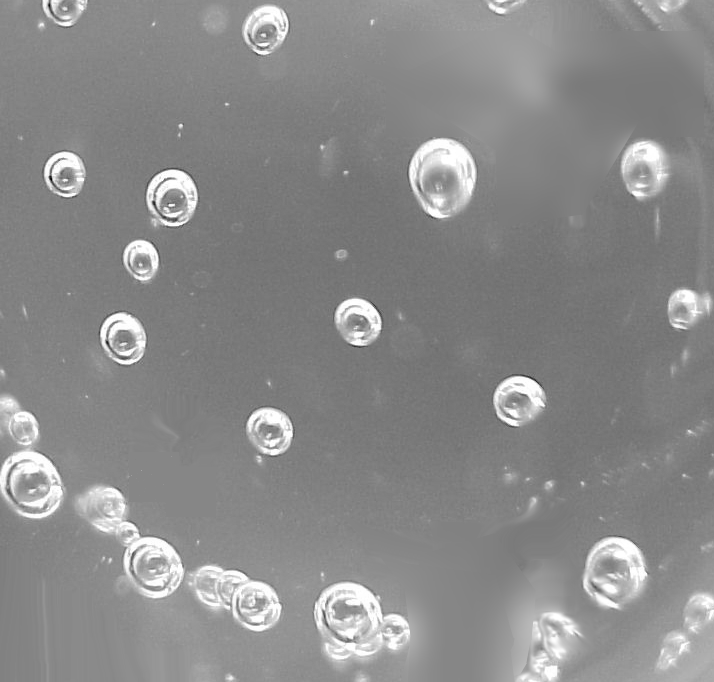
%> input picture ImageProcessing/images/bubbles.tif, 714 x 682 px
$ octave script_texturemeasures.m   (GNU Octave 9; MATLAB toolbox functions it lacks are replaced by stand-ins)
%> lines starting %> are read from the running program, lines starting %| are printed output that depends on the picture
### Lab5/Ex2/IPtexturemeasures.m
function [m,std,R,thirdMom,unif,entr] = IPtexturemeasures(image)
%IPTEXTUREMEASURES Summary of an image by different statistical measures
%about the texture
%   image must be a double matrix

values = unique(image); %different values
counts = histcounts(image,values); %number of repetition
counts = [counts sum(image == values(end),'all')]; %split the last bin
counts(1,end-1) = counts(1,end-1) - counts(1,end);
counts = counts/sum(counts); %probability
m = counts*values; %mean
var = counts*((values-m).^2); %variance
std = sqrt(var); %std
norm = (256 - 1)^2; %denom to normalize
R = 1 - (1/(1 + (var / norm ))); %R
thirdMom = counts*((values-m).^3)/norm; %third moment
unif = sum(counts.^2); %uniformity
entr = -counts*(log(counts)/log(2))'; %entropy
end

### Lab5/Ex2/script_texturemeasures.m
%script to measure texture of different images
close all;
clc;
f = imread('bubbles.tif');
%> f is the input picture: size 682x714 uint8; min 4, max 255, mean 138.6
g = imread('cktboard.tif');
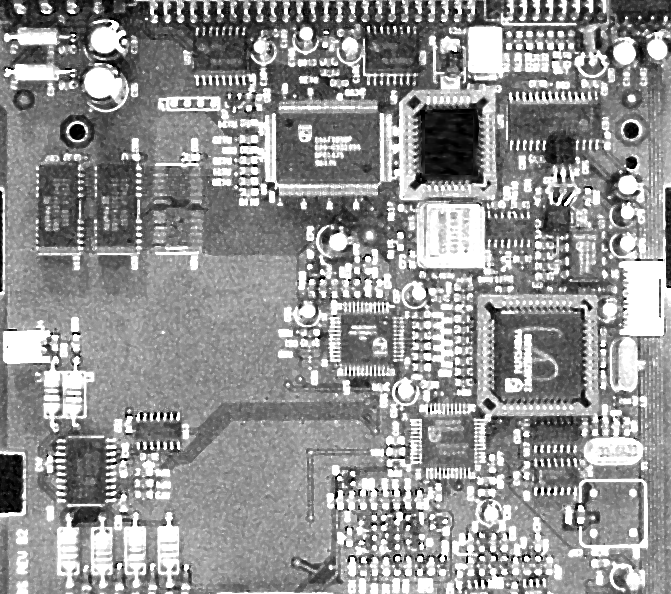
%> input picture ImageProcessing/images/cktboard.tif, 671 x 594 px
%> g is the input picture: size 594x671 uint8; min 0, max 255, mean 146.4
h = imread('cereal.tif');
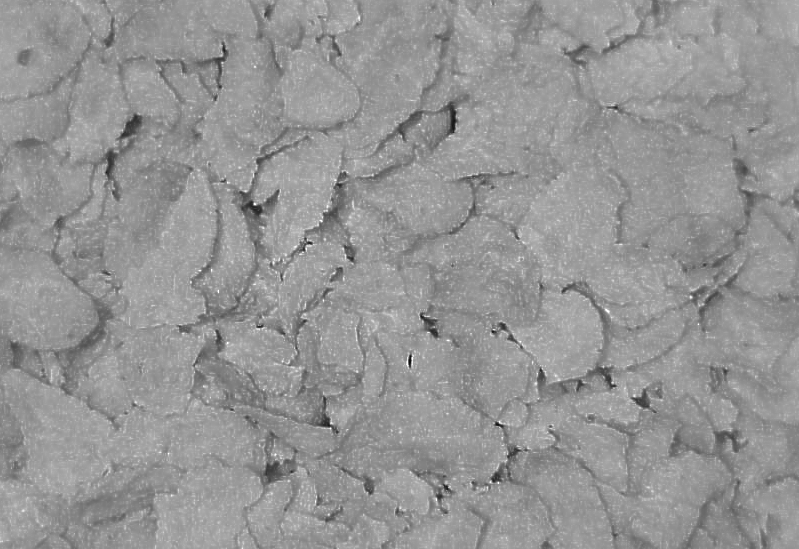
%> input picture ImageProcessing/images/cereal.tif, 799 x 549 px
%> h is the input picture: size 549x799 uint8; min 15, max 255, mean 148.9
figure;
subplot(1,3,1);imshow(f(end-99:end,end-99:end)); title('Bubbles');
%> after `imshow(f(end-99:end,end-99:end))`:
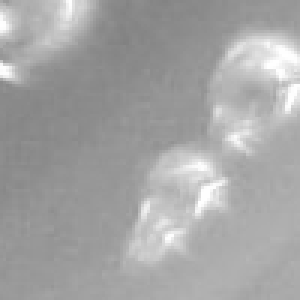
%> displayed picture: size 100x100, on the screen's scale of 0 to 255 (shown 3 times larger); min 129, max 255, mean 164.9
subplot(1,3,2);imshow(g(end-99:end,end-99:end)); title('Cktboard');
%> after `imshow(g(end-99:end,end-99:end))`:
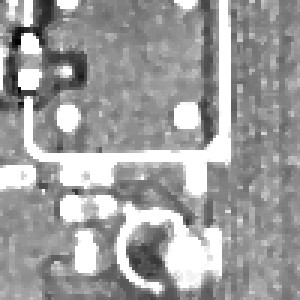
%> displayed picture: size 100x100, on the screen's scale of 0 to 255 (shown 3 times larger); min 0, max 255, mean 158.2
subplot(1,3,3);imshow(h(end-99:end,end-99:end)); title('Cereal');
%> after `imshow(h(end-99:end,end-99:end))`:
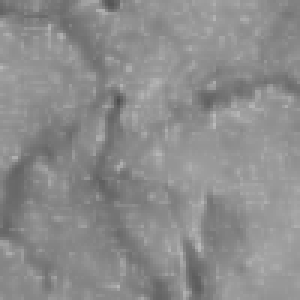
%> displayed picture: size 100x100, on the screen's scale of 0 to 255 (shown 3 times larger); min 77, max 186, mean 139.9

f = double(f(end-99:end,end-99:end));
%> f: size 100x100 double
g = double(g(end-99:end,end-99:end));
%> g: size 100x100 double
h = double(h(end-99:end,end-99:end));
%> h: size 100x100 double

[m1,std1,R1,thirdMom1,unif1,entr1] = IPtexturemeasures(f)
%> in IPtexturemeasures, `values = unique(image);`: values = 127 values from 129 to 255
%> in IPtexturemeasures, `counts = histcounts(image,values);`: counts = 126 values, max 410 at index 23, min 1 at index 1, mean 79.37
%> in IPtexturemeasures, `counts = [counts sum(image == values(end),'all')];`: counts = 127 values, max 410 at index 23, min 1 at index 1, mean 78.8
%> in IPtexturemeasures, `counts = counts/sum(counts);`: counts = 127 values, max 0.041 at index 23, min 0.0001 at index 1, mean 0.00787
%> in IPtexturemeasures, `m = counts*values;`: m = 164.9
%> in IPtexturemeasures, `var = counts*((values-m).^2);`: var = 614.9
%> in IPtexturemeasures, `std = sqrt(var);`: std = 24.8
%> in IPtexturemeasures, `R = 1 - (1/(1 + (var / norm )));`: R = 0.00937
%> in IPtexturemeasures, `thirdMom = counts*((values-m).^3)/norm;`: thirdMom = 0.288
%> in IPtexturemeasures, `unif = sum(counts.^2);`: unif = 0.0179
%> in IPtexturemeasures, `entr = -counts*(log(counts)/log(2))';`: entr = 6.21
%> m1 = 164.9; std1 = 24.8; R1 = 0.00937; thirdMom1 = 0.288; unif1 = 0.0179; entr1 = 6.21
[m2,std2,R2,thirdMom2,unif2,entr2] = IPtexturemeasures(g)
%> m2 = 158.2; std2 = 51; R2 = 0.0385; thirdMom2 = 1.37; unif2 = 0.0378; entr2 = 5.99
[m3,std3,R3,thirdMom3,unif3,entr3] = IPtexturemeasures(h)
%> m3 = 139.9; std3 = 14.21; R3 = 0.0031; thirdMom3 = -0.0199; unif3 = 0.0208; entr3 = 5.83
